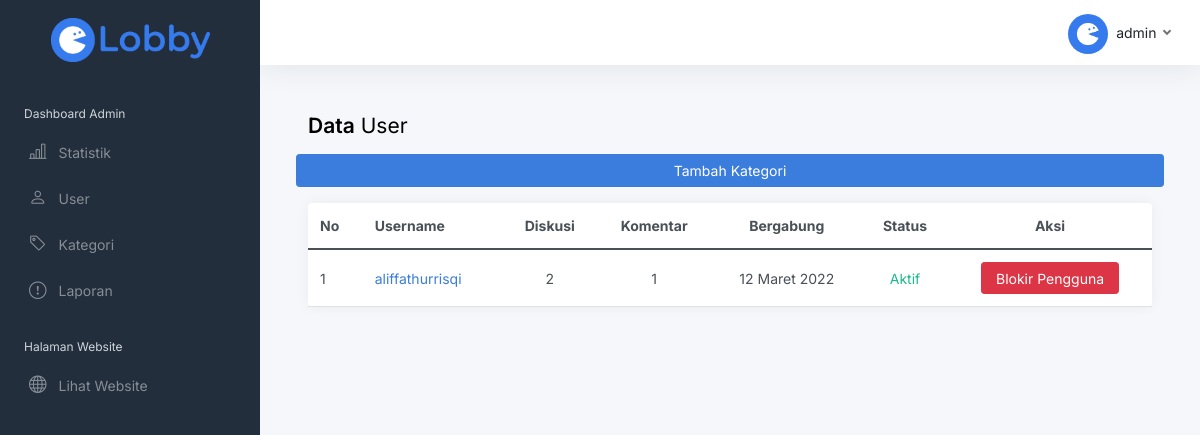
Before: /admin/datauser.php (signed in) with the older database file.
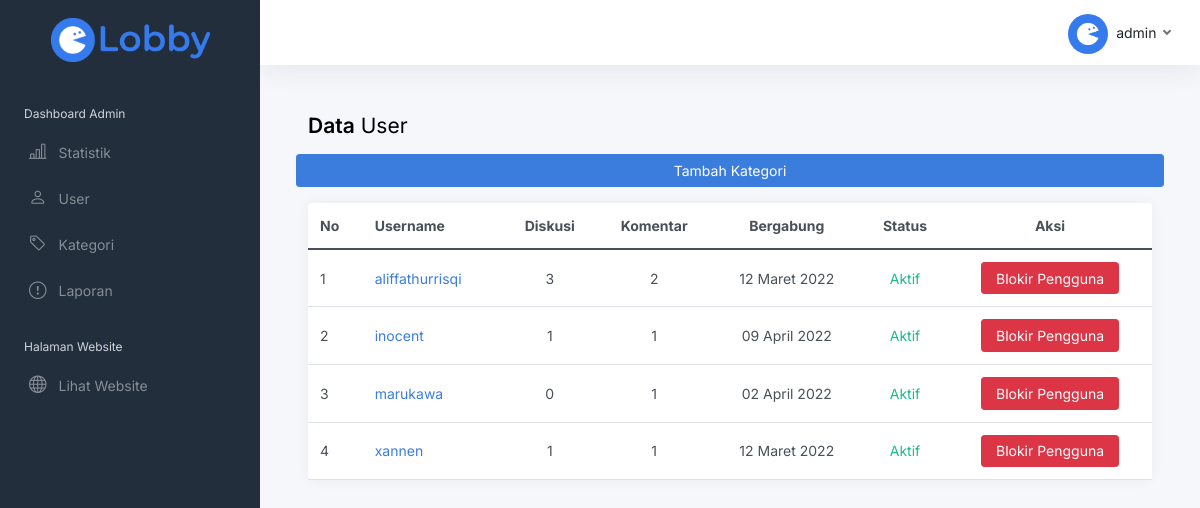
After: the same page with the newer database file.
### tables this page shows
CREATE TABLE `account` (
  `username` varchar(50) NOT NULL,
  `password` varchar(100) NOT NULL,
  `nama` varchar(100) NOT NULL,
  `gender` enum('Laki-Laki','Perempuan') DEFAULT NULL,
  `bio` varchar(250) DEFAULT NULL,
  `photo` varchar(9999) DEFAULT NULL,
  `dibuat` date DEFAULT NULL,
  `blokir` date DEFAULT NULL,
  `akses` enum('admin','user','blokir') NOT NULL,
  PRIMARY KEY (`username`)
);

### admin/datauser.php (the view, shortened to what this page needs)
<?php
include "../config.php";
$username = $_SESSION['user_log'];
?>
<!DOCTYPE html>
<html lang="en">
<?php
include "php/head.php";
?>
<body>
    <div class="wrapper">
        <?php
        include "php/sidebar.php";
        ?>
        <div class="main">
            <?php
            include "php/navbar.php";
            $url = $_SERVER["REQUEST_URI"];
            ?>
            <main class="content">
                <div class="container-fluid p-0">
                    <h1 class="h3 mb-3"><strong>Data</strong> User</h1>
                    <div class="row">
                        <a class="btn btn-primary mb-3" data-bs-toggle="modal" data-bs-target="#tambahModal">Tambah Kategori</a>
                        <div class="col-12 col-lg-12 col-xxl-12 d-flex">
                            <div class="card flex-fill">
                                <table class="table table-hover my-0 table-admin">
                                    <thead>
                                        <tr>
                                            <th>No</th>
                                            <th class="d-none d-xl-table-cell">Username</th>
                                            <th class="d-none d-md-table-cell text-center">Diskusi</th>
                                            <th class="d-none d-md-table-cell text-center">Komentar</th>
                                            <th class="d-none d-md-table-cell text-center">Bergabung</th>
                                            <th class="d-none d-md-table-cell text-center">Status</th>
                                            <th class="d-none d-md-table-cell text-center">Aksi</th>
                                        </tr>
                                    </thead>
                                    <tbody>
                                        <?php
                                        $i = 0;
                                        $datauser = mysqli_query(
                                            $conn,
                                            "SELECT
                                            username,dibuat,blokir,akses,
                                            DATE_FORMAT(dibuat, '%d') AS tgl,
                                            DATE_FORMAT(dibuat, '%M') AS bln,
                                            DATE_FORMAT(dibuat, '%Y') AS thn,
                                            DATE_FORMAT(blokir, '%d') AS btgl,
                                            DATE_FORMAT(blokir, '%M') AS bbln,
                                            DATE_FORMAT(blokir, '%Y') AS bthn
                                            FROM account WHERE akses != 'admin' ORDER BY username"
                                        );
                                        while ($data = mysqli_fetch_array($datauser)) {
                                            $pBln = $data['bln'];
                                            $i++;
                                            $id = $data['username'];
                                            $jmldata = mysqli_query(
                                                $conn,
                                                "SELECT(SELECT COUNT(id) FROM post WHERE username = '$id') AS jmlPost,(SELECT COUNT(id) FROM komentar WHERE username = '$id') AS jmlComm"
                                            );
                                            $dataAll = mysqli_fetch_array($jmldata);
                                        ?>
                                            <tr>
                                                <td><?php echo $i ?></td>
                                                <td class="d-none d-xl-table-cell">
                                                    <a href="../profile.php?id=<?php echo $data["username"]; ?>">
                                                        <?php echo $data['username'] ?>
                                                    </a>
                                                </td>
                                                <td class="text-center">
                                                    <?php echo $dataAll['jmlPost']; ?>
                                                </td>
                                                <td class="text-center">
                                                    <?php echo $dataAll['jmlComm']; ?>
                                                </td>
                                                <td class="text-center">
                                                    <?php echo $data['tgl'] . " " . $pBln . " " . $data['thn']; ?>
                                                </td>
                                                <?php
                                                if ($data['akses'] == 'user') {
                                                ?>
                                                    <td class="text-center text-success">
                                                        Aktif
                                                    </td>
                                                    <td class="text-center">
                                                        <a class="btn btn-danger" href="blokir_user.php?id=<?php echo $data['username']; ?>&url=<?php $url; ?>">Blokir Pengguna</a>
                                                    </td>
                                                <?php
                                                }
                                                ?>
                                            </tr>
                                        <?php
                                        }
                                        ?>
                                    </tbody>
                                </table>
                            </div>
                        </div>
                    </div>
                </div>
            </main>
        </div>
    </div>
</body>

### admin/php/head.php (shortened to what this page needs)
<head>
    <link rel="stylesheet" href="https://cdn.jsdelivr.net/npm/bootstrap-icons@1.7.2/font/bootstrap-icons.css">
    <link href="https://cdn.jsdelivr.net/npm/bootstrap@5.1.3/dist/css/bootstrap.min.css" rel="stylesheet">
    <link href="https://cdn.datatables.net/1.10.20/css/jquery.dataTables.min.css" rel="stylesheet">
    <link href="css/app.css" rel="stylesheet">
</head>

### admin/php/sidebar.php
<nav id="sidebar" class="sidebar js-sidebar">
    <div class="sidebar-content js-simplebar">
        <a class="sidebar-brand" href="index.php">
            <span class="align-middle">
                <center>
                    <img src="img/website/lobby_logos.png" class="w-75 text-center">
                </center>
            </span>
        </a>
        <ul class="sidebar-nav">
            <li class="sidebar-header">
                Dashboard Admin
            </li>
            <li class="sidebar-item">
                <a class="sidebar-link" href="index.php">
                    <i class="bi bi-bar-chart-line align-middle fs-4"></i><span class="align-middle">Statistik</span>
                </a>
            </li>
            <li class="sidebar-item">
                <a class="sidebar-link" href="datauser.php">
                    <i class="bi bi-person align-middle fs-4"></i><span class="align-middle">User</span>
                </a>
            </li>
            <li class="sidebar-item">
                <a class="sidebar-link" href="datakategori.php">
                    <i class="bi bi-tag align-middle fs-4"></i><span class="align-middle">Kategori</span>
                </a>
            </li>
            <li class="sidebar-item">
                <a class="sidebar-link" href="laporan.php">
                    <i class="bi bi-exclamation-circle align-middle fs-4"></i><span class="align-middle">Laporan</span>
                </a>
            </li>
            <li class="sidebar-header">
                Halaman Website
            </li>
            <li class="sidebar-item">
                <a class="sidebar-link" href="../index.php?search=">
                    <i class="bi bi-globe align-middle fs-4"></i><span class="align-middle">Lihat Website</span>
                </a>
            </li>
        </ul>
    </div>
</nav>

### admin/php/navbar.php (shortened to what this page needs)
<nav class="navbar navbar-expand navbar-light navbar-bg">
    <div class="navbar-collapse collapse">
        <ul class="navbar-nav navbar-align">
            <?php
            if ($_SESSION['user_log'] != NULL) {
                $login = mysqli_query($conn, "SELECT * FROM account WHERE username = '$username'");
                while ($row = mysqli_fetch_array($login)) {
                    $userimg = $row["photo"];
                    if ($userimg == NULL) {
                        $userimg = "default_image.png";
                    }
            ?>
                    <li class="nav-item dropdown">
                        <a class="nav-link dropdown-toggle d-none d-sm-inline-block" data-bs-toggle="dropdown">
                            <img src="img/user/<?php echo $userimg; ?>" class="avatar img-fluid rounded-circle  me-1" alt="<?php echo $row["username"]; ?>" /> <span class="text-dark"><?php echo $row["username"]; ?></span>
                        </a>
                    </li>
                <?php
                }
            }
            ?>
        </ul>
    </div>
</nav>

Changed rows visible on the page:
changed account "aliffathurrisqi": jmlPost "2" → "3"; jmlComm "1" → "2"
added account: username "inocent", jmlPost "1", jmlComm "1", tgl "09", pBln "April", thn "2022", shown under "DataUser"
added account: username "marukawa", jmlPost "0", jmlComm "1", tgl "02", pBln "April", thn "2022", shown under "DataUser"
now on this page (row edited): account: username "xannen", jmlPost "1", jmlComm "1", tgl "12", pBln "Maret", thn "2022", shown under "DataUser"
